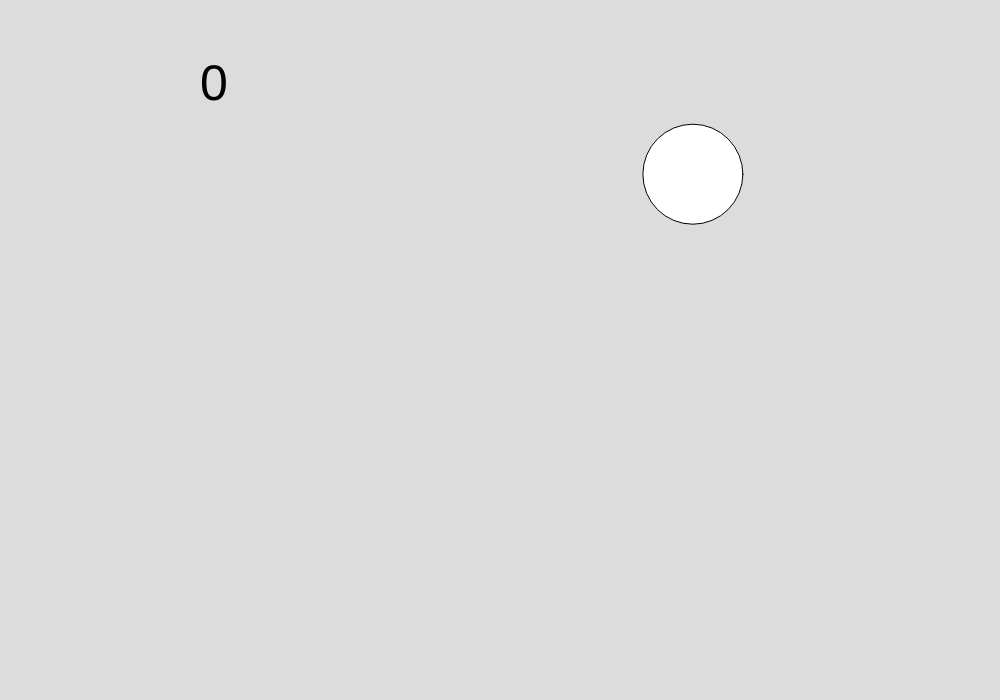
Frame 1 (no input)
Frame 60 (no input): identical to frame 1, image omitted
Frame 120 (the mouse pressed at the canvas centre since frame 60): identical to frame 1, image omitted

The p5.js sketch that drew this single still picture (run headless with seeded random() and noise() and a simulated clock; from frame 60 on, the mouse is pressed at the canvas centre):

// p5.js sketch
// ── sketch.js
let X;
let Y;
let R;
let Point;

function setup() {
  createCanvas(1000, 700);
  R = 50;
  X = random(R,width-R);
  Y = random(R, height-R);
  Point = 0;
}

function draw() {
  background(220);
  if (mouseIsPressed) {
    if (sqrt((mouseX-X)**2+(mouseY-Y)**2) < R) {
      Point += 1;
      X = random(R, width-R);
      Y = random(R, height-R);
    }
  }
  textSize(50);
  text(Point,200,100);
  ellipse(X,Y,R*2,R*2);
}
